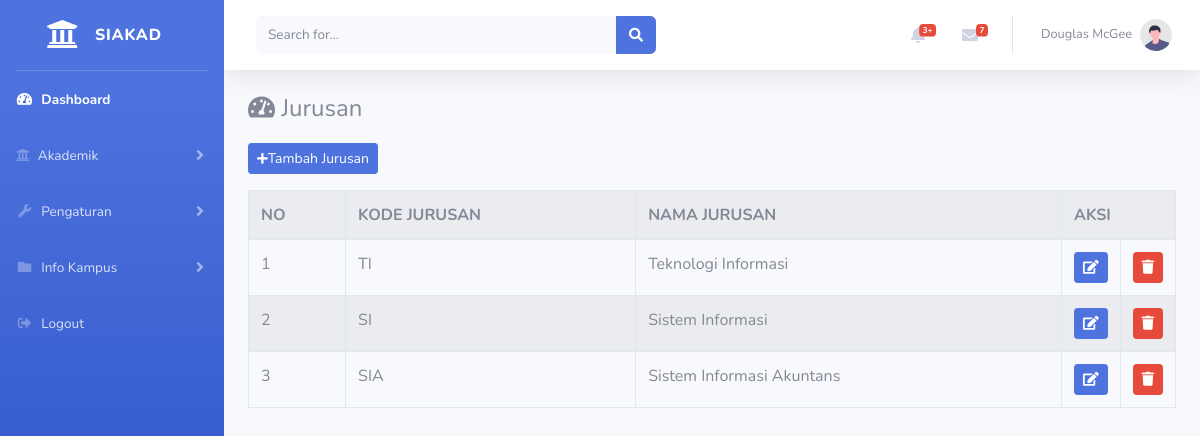
The page /index.php/administrator/jurusan on the database as committed earlier.
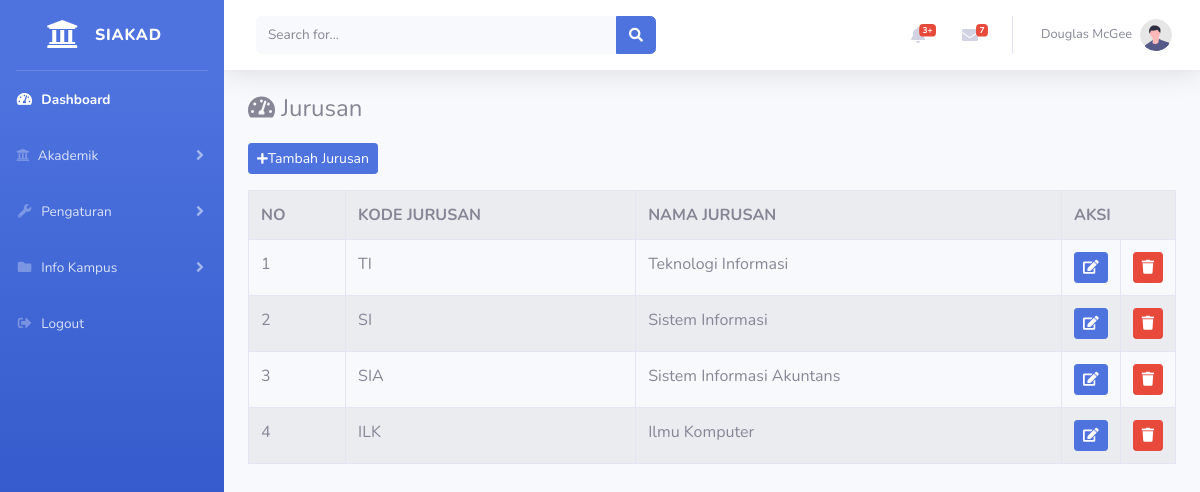
The same page on the database as committed later.
### tables this page shows
CREATE TABLE `jurusan` (
  `id_jurusan` int(11) NOT NULL,
  `kode_jurusan` varchar(3) NOT NULL,
  `nama_jurusan` varchar(25) NOT NULL
);

### application/controllers/administrator/jurusan.php (called while the page is built, shortened)
<?php
class Jurusan extends CI_Controller{
	public function index(){
		$data['jurusan'] = $this->jurusan_model->tampil_data()->result();
		$this->load->view('templates_administrator/header');
		$this->load->view('templates_administrator/sidebar');
		$this->load->view('administrator/jurusan', $data);
		$this->load->view('templates_administrator/footer');
	}
}

### index.php (called while the page is built, shortened)
<?php
require_once BASEPATH.'core/CodeIgniter.php';

### application/models/jurusan_model.php (called while the page is built, shortened)
<?php
class Jurusan_model extends CI_Model{
	public function tampil_data(){
		return $this->db->get('jurusan');
	}
}

### application/views/administrator/jurusan.php (the view, shortened to what this page needs)
<div class="container-fluid">
	<h4>
        <i class="fas fa-tachometer-alt mb-3"></i> Jurusan
    </h4>
    <a href="<?= base_url('administrator/jurusan/input') ?>" class="btn btn-sm btn-primary mb-3"><i class="fas fa-sm fa-plus"></i>Tambah Jurusan</a>
    <table class="table table-bordered table-striped table-hover">
    	<tr>
    		<th>NO</th>
    		<th>KODE JURUSAN</th>
    		<th>NAMA JURUSAN</th>
    		<th colspan="2">AKSI</th>
    	</tr>
    	<?php
    	$i = 1;
    	foreach($jurusan as $jrs) : ?>
    	<tr>
    		<td><?= $i++ ?></td>
    		<td><?= $jrs->kode_jurusan ?></td>
    		<td><?= $jrs->nama_jurusan ?></td>
    		<td width="20px">
    			<a href="<?= base_url('administrator/jurusan/update/').$jrs->id_jurusan ?>" class="btn btn-sm btn-primary"><i class="fa fa-edit"></i></a>
    		</td>
    		<td width="20px">
    			<a href="<?= base_url('administrator/jurusan/delete/').$jrs->id_jurusan ?>" class="btn btn-sm btn-danger"><i class="fa fa-trash"></i></a>
    		</td>
    	</tr>
    	<?php endforeach; ?>
    </table>
</div>

### application/views/templates_administrator/header.php (shortened to what this page needs)
<!DOCTYPE html>
<html lang="en">
<head>
    <link href="<?= base_url('assets/vendor/fontawesome-free/css/all.min.css') ?>" rel="stylesheet" type="text/css">
    <link href="<?= base_url('assets/css/sb-admin-2.min.css') ?>" rel="stylesheet">
</head>

### application/views/templates_administrator/sidebar.php (shortened to what this page needs)
<body id="page-top">
    <div id="wrapper">
        <ul class="navbar-nav bg-gradient-primary sidebar sidebar-dark accordion" id="accordionSidebar">
            <a class="sidebar-brand d-flex align-items-center justify-content-center" href="<?= base_url('administrator/dashboard') ?>">
                <div class="sidebar-brand-icon">
                    <i class="fas fa-university"></i>
                </div>
                <div class="sidebar-brand-text mx-3">SIAKAD</div>
            </a>
            <hr class="sidebar-divider my-0">
            <li class="nav-item active">
                <a class="nav-link" href="index.html">
                    <i class="fas fa-fw fa-tachometer-alt"></i>
                    <span>Dashboard</span></a>
            </li>
            <li class="nav-item">
                <a class="nav-link collapsed" href="#" data-toggle="collapse" data-target="#collapseTwo"
                    aria-expanded="true" aria-controls="collapseTwo">
                    <i class="fas fa-university fa-cog"></i>
                    <span>Akademik</span>
                </a>
            </li>
            <li class="nav-item">
                <a class="nav-link collapsed" href="#" data-toggle="collapse" data-target="#collapseUtilities"
                    aria-expanded="true" aria-controls="collapseUtilities">
                    <i class="fas fa-fw fa-wrench"></i>
                    <span>Pengaturan</span>
                </a>
            </li>
            <li class="nav-item">
                <a class="nav-link collapsed" href="#" data-toggle="collapse" data-target="#collapsePages"
                    aria-expanded="true" aria-controls="collapsePages">
                    <i class="fas fa-fw fa-folder"></i>
                    <span>Info Kampus</span>
                </a>
            </li>
            <li class="nav-item">
                <a class="nav-link" href="<?= base_url('administrator/auth/logout') ?>">
                    <i class="fas fa-fw fa-sign-out-alt"></i>
                    <span>Logout</span></a>
            </li>
        </ul>
        <div id="content-wrapper" class="d-flex flex-column">
            <div id="content">
                <nav class="navbar navbar-expand navbar-light bg-white topbar mb-4 static-top shadow">
                    <form
                        class="d-none d-sm-inline-block form-inline mr-auto ml-md-3 my-2 my-md-0 mw-100 navbar-search">
                        <div class="input-group">
                            <input type="text" class="form-control bg-light border-0 small" placeholder="Search for..."
                                aria-label="Search" aria-describedby="basic-addon2">
                            <div class="input-group-append">
                                <button class="btn btn-primary" type="button">
                                    <i class="fas fa-search fa-sm"></i>
                                </button>
                            </div>
                        </div>
                    </form>
                    <ul class="navbar-nav ml-auto">
                        <li class="nav-item dropdown no-arrow mx-1">
                            <a class="nav-link dropdown-toggle" href="#" id="alertsDropdown" role="button"
                                data-toggle="dropdown" aria-haspopup="true" aria-expanded="false">
                                <i class="fas fa-bell fa-fw"></i>
                                <span class="badge badge-danger badge-counter">3+</span>
                            </a>
                        </li>
                        <li class="nav-item dropdown no-arrow mx-1">
                            <a class="nav-link dropdown-toggle" href="#" id="messagesDropdown" role="button"
                                data-toggle="dropdown" aria-haspopup="true" aria-expanded="false">
                                <i class="fas fa-envelope fa-fw"></i>
                                <span class="badge badge-danger badge-counter">7</span>
                            </a>
                        </li>
                        <li class="nav-item dropdown no-arrow">
                            <a class="nav-link dropdown-toggle" href="#" id="userDropdown" role="button"
                                data-toggle="dropdown" aria-haspopup="true" aria-expanded="false">
                                <span class="mr-2 d-none d-lg-inline text-gray-600 small">Douglas McGee</span>
                                <img class="img-profile rounded-circle"
                                    src="img/undraw_profile.svg">
                            </a>
                        </li>
                    </ul>
                </nav>

### application/views/templates_administrator/footer.php (shortened to what this page needs)
        </div>
    </div>
</body>
</html>

Rows that differ between the two databases and show on the page:
added jurusan: kode_jurusan "ILK", nama_jurusan "Ilmu Komputer"
